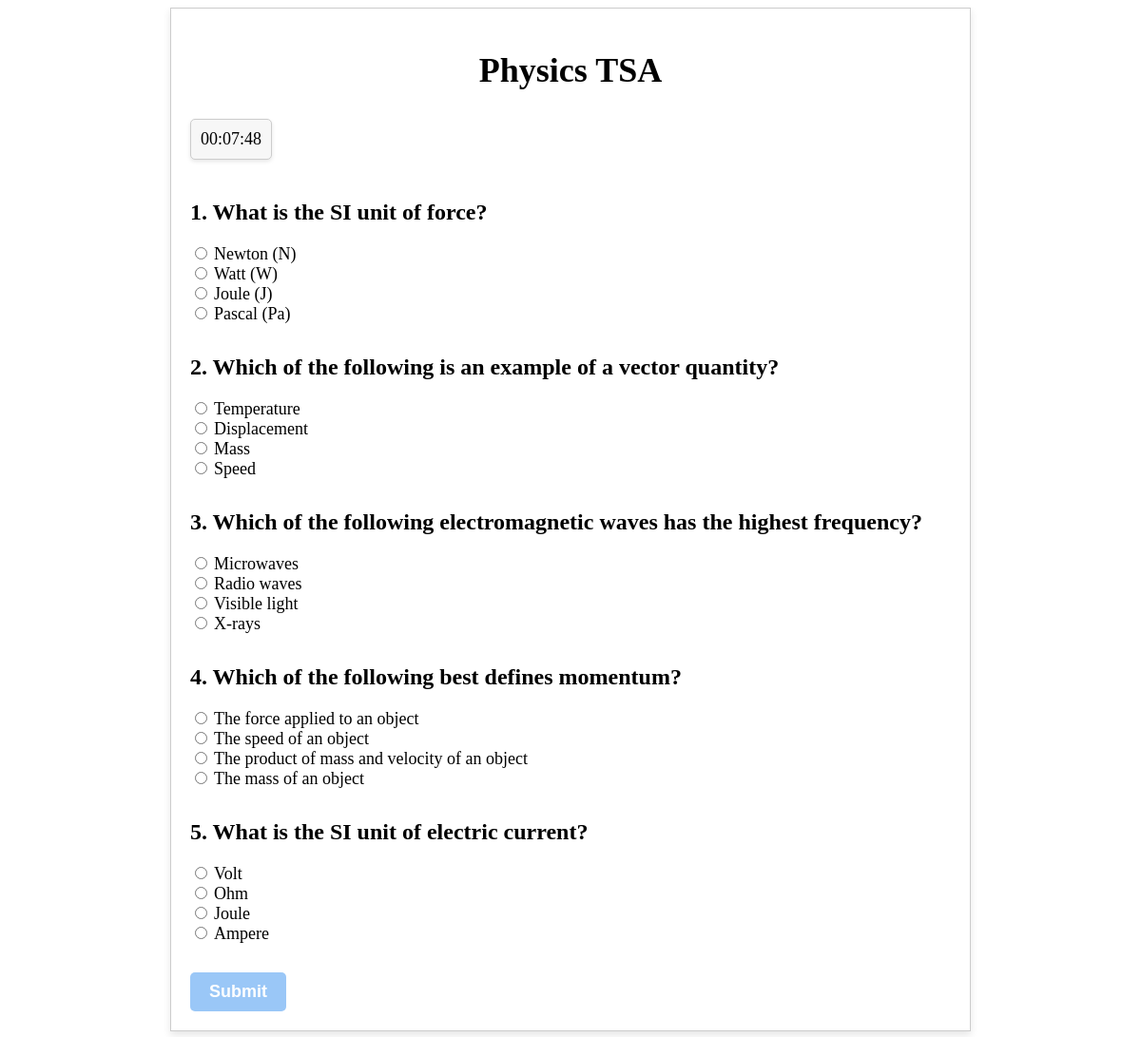
Page /Tsa_as.php?subject_id=2 on the committed database.
### tables this page shows
CREATE TABLE `tblsubjects` (
  `id` int(11) NOT NULL,
  `subject` varchar(50) NOT NULL,
  `passing_criteria` float NOT NULL,
  `time` time NOT NULL
);

CREATE TABLE `tsa_questions` (
  `id` int(11) UNSIGNED NOT NULL,
  `question` varchar(1500) NOT NULL,
  `option1` varchar(500) NOT NULL,
  `option2` varchar(500) NOT NULL,
  `option3` varchar(500) NOT NULL,
  `option4` varchar(500) NOT NULL,
  `correct_answer` varchar(500) NOT NULL,
  `subject` varchar(500) NOT NULL,
  `marks` int(11) NOT NULL,
  `created_at` timestamp NOT NULL DEFAULT current_timestamp(),
  `updated_at` timestamp NOT NULL DEFAULT current_timestamp() ON UPDATE current_timestamp(),
  `question_type` varchar(50) NOT NULL
);

### Tsa_as.php (the view, shortened to what this page needs)
<?php
include('./dbcon.php');
if (isset($_GET['subject_id'])) {
  $subject_id = $_GET['subject_id'];
  $sql = "SELECT * FROM tblsubjects WHERE id = $subject_id";
  $result = mysqli_query($con, $sql);
  $subject = mysqli_fetch_assoc($result);
  if ($subject) {
    $sql = "SELECT * FROM tsa_questions WHERE subject = '{$subject['subject']}'";
    $result = mysqli_query($con, $sql);
    $questions = mysqli_fetch_all($result, MYSQLI_ASSOC);
    $time = $subject['time'];
  }
}
?>
<!DOCTYPE html>
<html>
<head>
    <link rel="stylesheet" type="text/css" href="./css/tsa_as_style.css">
</head>
<body>
<div class="container">
    <?php if (isset($subject)): ?>
        <h1><?php echo $subject['subject']; ?> TSA</h1>
        <div class="timer">
            <span id="timer"><?php echo $time; ?></span>
        </div>
        <form method="post" action="tsa_quiz_result.php">
            <?php foreach ($questions as $index => $question): ?>
                <div class="form-group">
                    <h4><?php echo ($index + 1) . '. ' . $question['question']; ?></h4>
                    <?php $options = array($question['option1'], $question['option2'], $question['option3'], $question['option4']); shuffle($options); ?>
                    <?php foreach ($options as $option) : ?>
                        <div class="form-check">
                            <input class="form-check-input" type="radio" name="question_<?php echo $question['id']; ?>" id="option_<?php echo $option; ?>" value="<?php echo $option; ?>" required>
                            <label class="form-check-label" for="option_<?php echo $option; ?>"><?php echo $option; ?></label>
                        </div>
                    <?php endforeach; ?>
                </div>
            <?php endforeach; ?>
            <button type="submit" class="btn btn-primary">Submit</button>
        </form>
    <?php else: ?>
        <p>Invalid subject selected.</p>
    <?php endif; ?>
</div>
</body>
</html>

### css/tsa_as_style.css (style rules this page uses)
.container { max-width: 800px; margin: 0 auto; padding: 20px; border: 1px solid #ccc; box-shadow: 0 4px 8px rgba(0, 0, 0, 0.1); }
h1 { font-size: 36px; font-weight: bold; text-align: center; margin-bottom: 30px; }
.form-group { margin-bottom: 30px; }
h4 { font-size: 24px; font-weight: bold; margin-bottom: 20px; }
.form-check-label { font-size: 18px; font-weight: normal; }
.btn { font-size: 18px; font-weight: bold; padding: 10px 20px; background-color: #9ac7f7; color: #fff; border: none; border-radius: 5px; cursor: pointer; transition: all 0.2s ease-in-out; }
.timer { font-size: 18px; text-align: left; margin-bottom: 10px; border: 1px solid #ccc; border-radius: 5px; padding: 10px; box-shadow: 0 2px 4px rgba(0, 0, 0, 0.1); background-color: #f7f7f7; display: inline-block; }

### rows in the picture
tblsubjects: subject "Physics"
tsa_questions: question "What is the SI unit of force?", option "Newton (N)", option3 "Watt (W)", option2 "Joule (J)", option4 "Pascal (Pa)"
tsa_questions: question "Which of the following is an example of a vector quantity?", option1 "Temperature", option4 "Displacement", option2 "Mass", option3 "Speed"
tsa_questions: question "Which of the following electromagnetic waves has the highest frequency?", option2 "Microwaves", option1 "Radio waves", option3 "Visible light", option "X-rays"
tsa_questions: question "Which of the following best defines momentum?", option1 "The force applied to an object", option3 "The speed of an object", option "The product of mass and velocity of an object", option2 "The mass of an object"
tsa_questions: question "What is the SI unit of electric current?", option2 "Volt", option3 "Ohm", option4 "Joule", option1 "Ampere"
